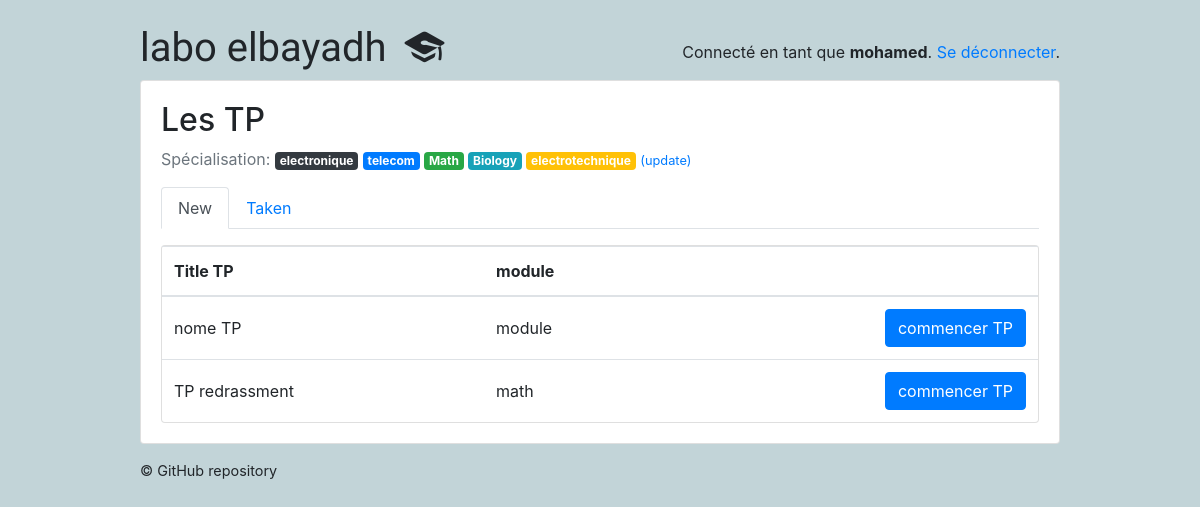
Page /students/ (signed in) on the earlier database version.
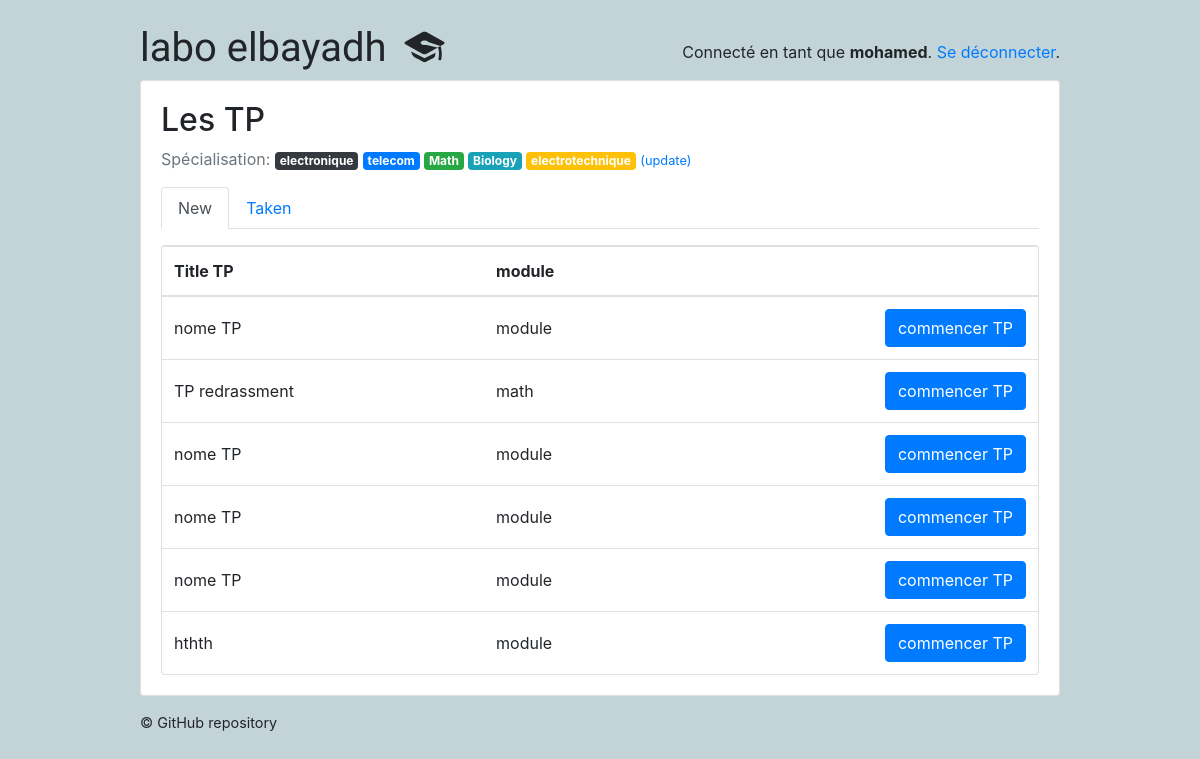
Same page on the later database version.
### classroom/models.py (models this page shows, shortened)
class Subject(models.Model):
    name = models.CharField(max_length=30)
    color = models.CharField(max_length=7, default='#007bff')
    def get_html_badge(self):
        name = escape(self.name)
        color = escape(self.color)
        html = '<span class="badge badge-primary" style="background-color: %s">%s</span>' % (color, name)
        return mark_safe(html)

class Quiz(models.Model):
    owner = models.ForeignKey(User, on_delete=models.CASCADE, related_name='quizzes')
    name = models.CharField(max_length=255 , default='nome TP')
    subject = models.ForeignKey(Subject, on_delete=models.CASCADE, related_name='quizzes')
    type_tp_posible = (
        ('RC', 'RC'),
        ('R', 'R'),
        ('RL', 'RL'),
    )
    type_tp = models.CharField(max_length=6 ,choices=type_tp_posible)
    description = models.TextField('description', max_length=500)
    module = models.CharField(max_length=255, default='module')

### classroom/views/students.py (the view)
# urls.py: path('', students.QuizListView.as_view(), name='quiz_list'),
@method_decorator([login_required, student_required], name='dispatch')
class QuizListView(ListView):
    model = Quiz
    ordering = ('name', )
    context_object_name = 'quizzes'
    template_name = 'classroom/students/quiz_list.html'
    def get_queryset(self):
        student = self.request.user.student
        student_interests = student.interests.values_list('pk', flat=True)
        taken_quizzes = student.quizzes.values_list('pk', flat=True)
        queryset = Quiz.objects.filter(subject__in=student_interests) \
            .exclude(pk__in=taken_quizzes) \
            .annotate(questions_count=Count('questions')) \
            .filter(questions_count__gt=0)
        return queryset

### classroom/templates/classroom/students/quiz_list.html
{% extends 'base.html' %}
{% block content %}
  {% include 'classroom/students/_header.html' with active='new' %}
  <div class="card">
    <table class="table mb-0">
      <thead>
        <tr>
          <th>Title TP</th>
          <th>module</th>
          <th></th>
        </tr>
      </thead>
      <tbody>
        {% for quiz in quizzes %}
          <tr>
            <td class="align-middle">{{ quiz.name }}</td>
            <td class="align-middle">{{ quiz.module }} </td>
            <td class="text-right">
              <a href="{% url 'students:take_quiz' quiz.pk %}" class="btn btn-primary">commencer TP</a>
            </td>
          </tr>
        {% empty %}
          <tr>
            <td class="bg-light text-center font-italic" colspan="4">Aucun des enseignants n'a encore ajouté de TP.</td>
          </tr>
        {% endfor %}
      </tbody>
    </table>
  </div>
{% endblock %}

### classroom/templates/classroom/students/_header.html
<h2>Les TP</h2>
<p class="text-muted">
  Spécialisation:{% for subject in user.student.interests.all %} {{ subject.get_html_badge }}{% endfor %}
  <a href="{% url 'students:student_interests' %}"><small>(update)</small></a>
</p>
<ul class="nav nav-tabs mb-3">
  <li class="nav-item">
    <a class="nav-link{% if active == 'new' %} active{% endif %}" href="{% url 'students:quiz_list' %}">New</a>
  </li>
  <li class="nav-item">
    <a class="nav-link{% if active == 'taken' %} active{% endif %}" href="{% url 'students:taken_quiz_list' %}">Taken</a>
  </li>
</ul>

Differences in the rows shown:
added Quiz: name "nome TP", module "module"
added Quiz: name "nome TP", module "module"
added Quiz: name "nome TP", module "module"
added Quiz: name "hthth", module "module"
